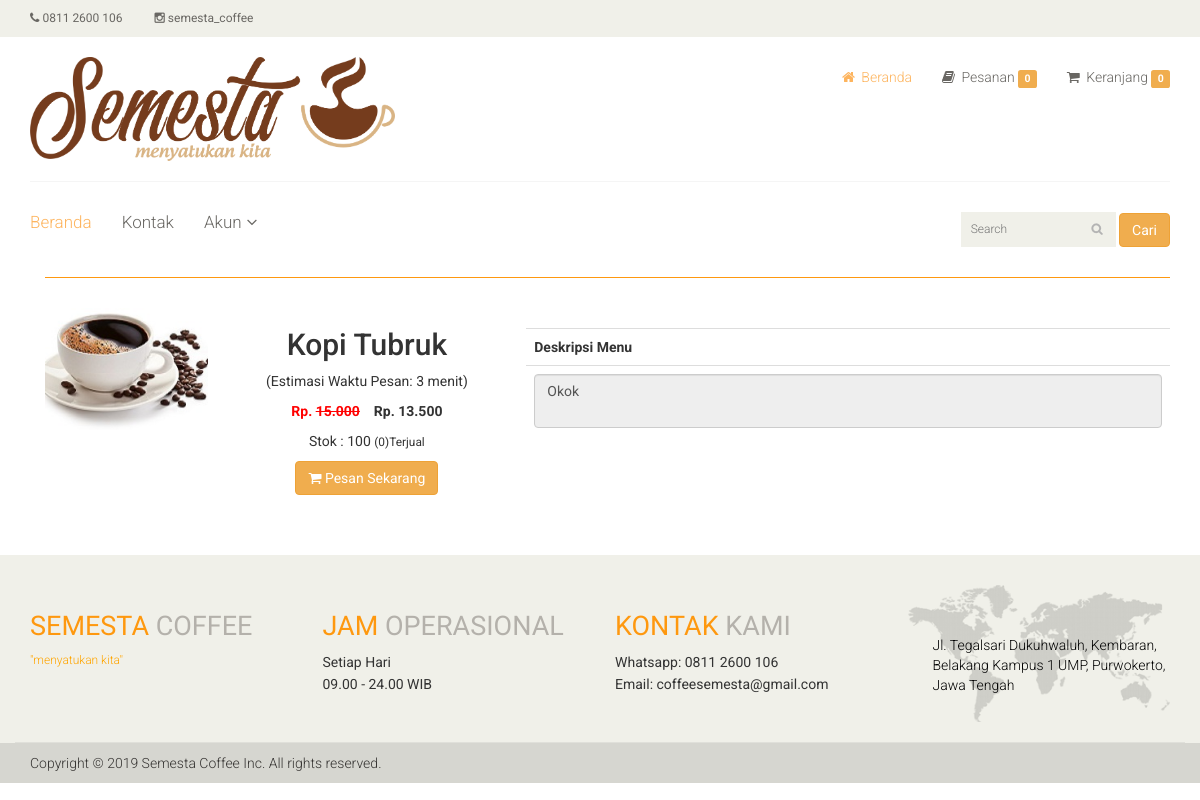
Before: /ee11cbb19052e40b07aac0ca060c23ee/index.php?i=detail-barang&id=35 (signed in) with the older database file.
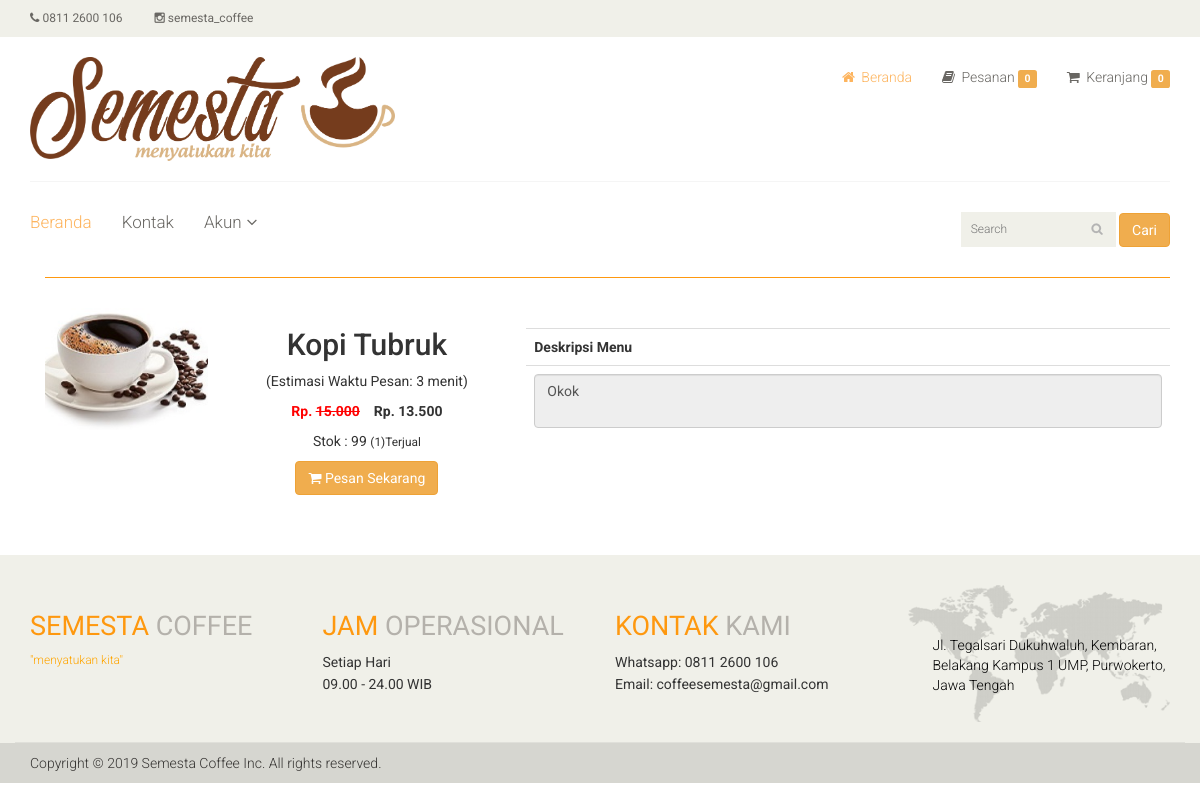
After: the same page with the newer database file.
### tables this page shows
CREATE TABLE `m_barang` (
  `brg_id` int(11) NOT NULL,
  `judul` varchar(100) NOT NULL,
  `estimasi_menu` varchar(255) NOT NULL,
  `stok` int(11) NOT NULL,
  `jenis_id` int(11) DEFAULT NULL,
  `kategori_id` int(11) NOT NULL,
  `harga_beli` int(11) NOT NULL,
  `harga_jual` int(11) NOT NULL,
  `jml_terjual` int(11) NOT NULL,
  `diskon` double(8,2) NOT NULL,
  `image` varchar(100) NOT NULL,
  `deskripsi` varchar(1000) NOT NULL
);

### ee11cbb19052e40b07aac0ca060c23ee/dtl_barang.php (the view, shortened to what this page needs)
<section>
	<div class="container">
		<div class="row">
			<?php
			$sbuku = mysqli_query($koneksi, "SELECT * FROM m_barang a
								  			 LEFT OUTER JOIN l_kategori b on a.kategori_id = b.kategori_id
											 WHERE brg_id = '$_GET[id]'");
			$hbuku = mysqli_fetch_array($sbuku);
			?>
			<div class="col-sm-12 padding-right">
				<div class="category-tab">
					<div class="col-sm-12">
						<ul class="nav nav-tabs">
						</ul>
					</div>
					<div class="tab-content">
						<div class="tab-pane fade active in">
							<div class="col-sm-2">
								<div class="">
									<div class="single-products">
										<div class="productinfo text-right">
											<img class="img img-responsive" src="../<?php echo md5('admin') ?>/dist/img/buku/<?php echo $hbuku['image'] ?>" style="align-content: center;" />
										</div>
									</div>
								</div>
							</div>
							<div class="col-sm-3">
								<div class="">
									<div class="single-products">
										<div class="text-center">
											<h2><?php echo $hbuku['judul'] ?></h2>
											<p>(Estimasi Waktu Pesan: <?php echo $hbuku['estimasi_menu'] ?> menit)</p>
											<?php
											$diskon = $hbuku['diskon'] / 100;
											if ($diskon > 0) {
												$harga = $hbuku['harga_jual'] * $diskon;
												$hrg = $hbuku['harga_jual'] - $harga;
												?>
												<font style="color:red"><b>Rp. <strike><?php echo number_format($hbuku['harga_jual'], 0, ",", ".") ?></strike></b></font>
												<font>&nbsp;&nbsp;</font>
												<font><b> Rp. <?php echo number_format($hrg, 0, ",", ".") ?></b></font>
											<?php
											} else {
												?>
												<p><b>Rp. <?php echo number_format($hbuku['harga_jual'], 0, ",", ".") ?></b></p>
											<?php
											}
											?>
											<p>Stok : <?php echo $hbuku['stok'] ?> <small>(<?php echo $hbuku['jml_terjual'] ?>)Terjual</small></p>
											<a href="?i=<?php echo md5('beli') ?>&idbrg=<?php echo $hbuku['brg_id'] ?>" class="btn btn-warning" <?php if ($hbuku['stok'] == 0) {
																																					echo "disabled";
																																				} else {
																																					echo "";
																																				} ?>><i class="fa fa-shopping-cart"></i>
												<?php if ($hbuku['stok'] == 0) {
													echo "Menu Habis";
												} else {
													echo "Pesan Sekarang";
												} ?> </a>
										</div><br />
									</div>
								</div>
							</div>
							<div class="col-sm-7">
								<div class="">
									<div class="single-products">
										<div class="table-responsive">
											<table class="table">
												<tr>
													<th>Deskripsi Menu</th>
												</tr>
												<tr>
													<td>
														<textarea class="form-control" readonly><?php echo $hbuku['deskripsi'] ?></textarea>
													</td>
												</tr>
											</table>
										</div>
									</div>
								</div>
							</div>
						</div>
					</div>
				</div>
			</div>
		</div>
	</div>
</section><br /><br />

Changed rows visible on the page:
changed m_barang "Kopi Tubruk": stok "100" → "99"; jml_terjual "0" → "1"
